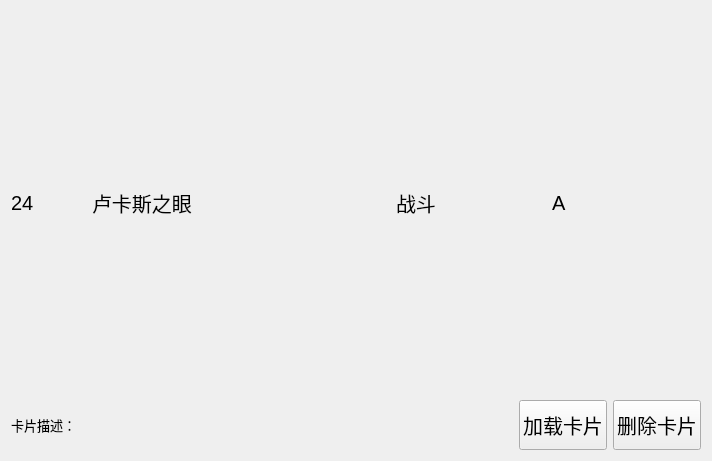
<?xml version="1.0" encoding="UTF-8"?>
<ui version="4.0">
 <class>Form</class>
 <widget class="QWidget" name="Form">
  <property name="geometry">
   <rect>
    <x>0</x>
    <y>0</y>
    <width>712</width>
    <height>461</height>
   </rect>
  </property>
  <property name="windowTitle">
   <string>Form</string>
  </property>
  <layout class="QVBoxLayout" name="verticalLayout">
   <item>
    <layout class="QHBoxLayout" name="horizontalLayout" stretch="1,4,2,2">
     <item>
      <widget class="QLabel" name="id">
       <property name="font">
        <font>
         <pointsize>15</pointsize>
        </font>
       </property>
       <property name="text">
        <string>24</string>
       </property>
      </widget>
     </item>
     <item>
      <widget class="QLabel" name="name">
       <property name="font">
        <font>
         <pointsize>15</pointsize>
        </font>
       </property>
       <property name="text">
        <string>卢卡斯之眼</string>
       </property>
      </widget>
     </item>
     <item>
      <widget class="QLabel" name="kind">
       <property name="font">
        <font>
         <pointsize>15</pointsize>
        </font>
       </property>
       <property name="text">
        <string>战斗</string>
       </property>
      </widget>
     </item>
     <item>
      <widget class="QLabel" name="level">
       <property name="font">
        <font>
         <pointsize>15</pointsize>
        </font>
       </property>
       <property name="text">
        <string>A</string>
       </property>
      </widget>
     </item>
    </layout>
   </item>
   <item>
    <layout class="QHBoxLayout" name="horizontalLayout_2">
     <item>
      <widget class="QLabel" name="describe">
       <property name="font">
        <font>
         <pointsize>10</pointsize>
        </font>
       </property>
       <property name="text">
        <string>卡片描述：</string>
       </property>
      </widget>
     </item>
     <item>
      <spacer name="horizontalSpacer">
       <property name="orientation">
        <enum>Qt::Horizontal</enum>
       </property>
       <property name="sizeHint" stdset="0">
        <size>
         <width>40</width>
         <height>20</height>
        </size>
       </property>
      </spacer>
     </item>
     <item>
      <widget class="QPushButton" name="load">
       <property name="minimumSize">
        <size>
         <width>0</width>
         <height>50</height>
        </size>
       </property>
       <property name="font">
        <font>
         <pointsize>15</pointsize>
        </font>
       </property>
       <property name="text">
        <string>加载卡片</string>
       </property>
      </widget>
     </item>
     <item>
      <widget class="QPushButton" name="pushButton">
       <property name="minimumSize">
        <size>
         <width>0</width>
         <height>50</height>
        </size>
       </property>
       <property name="font">
        <font>
         <pointsize>15</pointsize>
        </font>
       </property>
       <property name="text">
        <string>删除卡片</string>
       </property>
      </widget>
     </item>
    </layout>
   </item>
  </layout>
 </widget>
 <resources/>
 <connections>
  <connection>
   <sender>load</sender>
   <signal>clicked()</signal>
   <receiver>Form</receiver>
   <slot>load_card()</slot>
   <hints>
    <hint type="sourcelabel">
     <x>670</x>
     <y>339</y>
    </hint>
    <hint type="destinationlabel">
     <x>663</x>
     <y>523</y>
    </hint>
   </hints>
  </connection>
  <connection>
   <sender>pushButton</sender>
   <signal>clicked()</signal>
   <receiver>Form</receiver>
   <slot>delete_card()</slot>
   <hints>
    <hint type="sourcelabel">
     <x>544</x>
     <y>345</y>
    </hint>
    <hint type="destinationlabel">
     <x>951</x>
     <y>351</y>
    </hint>
   </hints>
  </connection>
 </connections>
 <slots>
  <slot>load_card()</slot>
  <slot>delete_card()</slot>
 </slots>
</ui>
